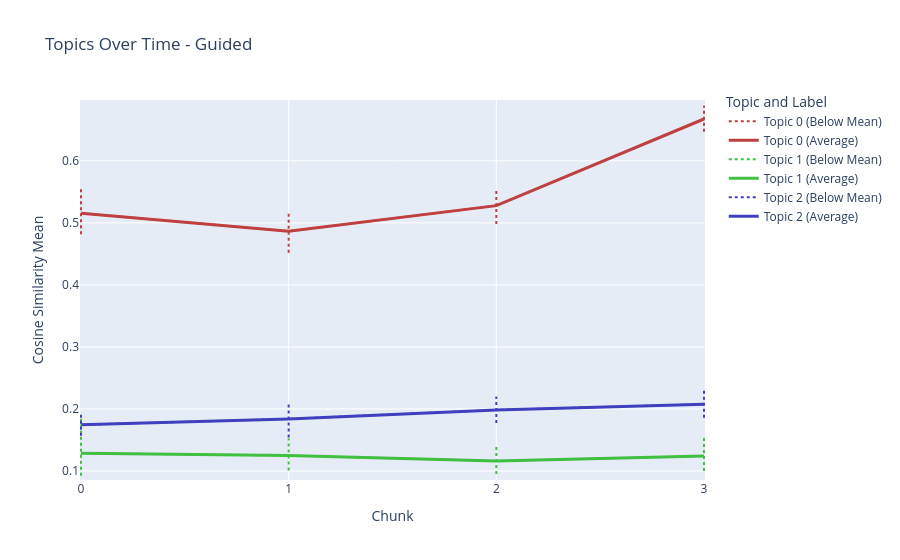

Notebook source saved alongside this figure:
### Code cell
df_gurcay = df_gurcay[df_gurcay['speaker_nickname'] != 'NULL_SPEAKER']

train_and_plot(df_gurcay,seed_topics_gurcay,3,4,'mean_post_discussion_error_pct',95,'guided')

### Figure 1 — Plotly figure (JSON) as saved in the notebook; plotly's stock layout.template omitted (floating-point values rounded to 4 significant figures)
{"data": [{"line": {"color": "hsl(0.0, 50%, 50%)", "dash": "dot"}, "mode": "lines", "name": "Topic 0 (Below Mean)", "type": "scatter", "x": [0, 1, 2, 3], "y": [0.5157, 0.4865, 0.5277, 0.6674]}, {"line": {"color": "hsl(0.0, 50%, 50%)", "width": 3}, "mode": "lines", "name": "Topic 0 (Average)", "type": "scatter", "x": [0, 1, 2, 3], "y": [0.5157, 0.4865, 0.5277, 0.6674]}, {"line": {"color": "hsl(120.0, 50%, 50%)", "dash": "dot"}, "mode": "lines", "name": "Topic 1 (Below Mean)", "type": "scatter", "x": [0, 1, 2, 3], "y": [0.1286, 0.125, 0.1161, 0.1241]}, {"line": {"color": "hsl(120.0, 50%, 50%)", "width": 3}, "mode": "lines", "name": "Topic 1 (Average)", "type": "scatter", "x": [0, 1, 2, 3], "y": [0.1286, 0.125, 0.1161, 0.1241]}, {"line": {"color": "hsl(240.0, 50%, 50%)", "dash": "dot"}, "mode": "lines", "name": "Topic 2 (Below Mean)", "type": "scatter", "x": [0, 1, 2, 3], "y": [0.1745, 0.1839, 0.1985, 0.2077]}, {"line": {"color": "hsl(240.0, 50%, 50%)", "width": 3}, "mode": "lines", "name": "Topic 2 (Average)", "type": "scatter", "x": [0, 1, 2, 3], "y": [0.1745, 0.1839, 0.1985, 0.2077]}], "layout": {"legend": {"title": {"text": "Topic and Label"}, "x": 1.03, "xanchor": "left", "y": 1.03, "yanchor": "top"}, "margin": {"b": 80, "l": 80, "r": 80, "t": 100}, "shapes": [{"line": {"color": "hsl(0.0, 50%, 50%)", "dash": "dot", "width": 2}, "type": "line", "x0": 0, "x1": 0, "y0": 0.4815, "y1": 0.5542}, {"line": {"color": "hsl(0.0, 50%, 50%)", "dash": "dot", "width": 2}, "type": "line", "x0": 1, "x1": 1, "y0": 0.4517, "y1": 0.5191}, {"line": {"color": "hsl(0.0, 50%, 50%)", "dash": "dot", "width": 2}, "type": "line", "x0": 2, "x1": 2, "y0": 0.498, "y1": 0.5552}, {"line": {"color": "hsl(0.0, 50%, 50%)", "dash": "dot", "width": 2}, "type": "line", "x0": 3, "x1": 3, "y0": 0.6469, "y1": 0.6887}, {"line": {"color": "hsl(120.0, 50%, 50%)", "dash": "dot", "width": 2}, "type": "line", "x0": 0, "x1": 0, "y0": 0.09249, "y1": 0.1845}, {"line": {"color": "hsl(120.0, 50%, 50%)", "dash": "dot", "width": 2}, "type": "line", "x0": 1, "x1": 1, "y0": 0.1007, "y1": 0.1526}, {"line": {"color": "hsl(120.0, 50%, 50%)", "dash": "dot", "width": 2}, "type": "line", "x0": 2, "x1": 2, "y0": 0.09522, "y1": 0.1432}, {"line": {"color": "hsl(120.0, 50%, 50%)", "dash": "dot", "width": 2}, "type": "line", "x0": 3, "x1": 3, "y0": 0.1002, "y1": 0.1534}, {"line": {"color": "hsl(240.0, 50%, 50%)", "dash": "dot", "width": 2}, "type": "line", "x0": 0, "x1": 0, "y0": 0.1569, "y1": 0.1939}, {"line": {"color": "hsl(240.0, 50%, 50%)", "dash": "dot", "width": 2}, "type": "line", "x0": 1, "x1": 1, "y0": 0.1539, "y1": 0.2121}, {"line": {"color": "hsl(240.0, 50%, 50%)", "dash": "dot", "width": 2}, "type": "line", "x0": 2, "x1": 2, "y0": 0.1772, "y1": 0.2202}, {"line": {"color": "hsl(240.0, 50%, 50%)", "dash": "dot", "width": 2}, "type": "line", "x0": 3, "x1": 3, "y0": 0.1857, "y1": 0.2332}], "title": {"text": "Topics Over Time - Guided"}, "xaxis": {"tickmode": "linear", "title": {"text": "Chunk"}, "type": "category"}, "yaxis": {"title": {"text": "Cosine Similarity Mean"}}}}
